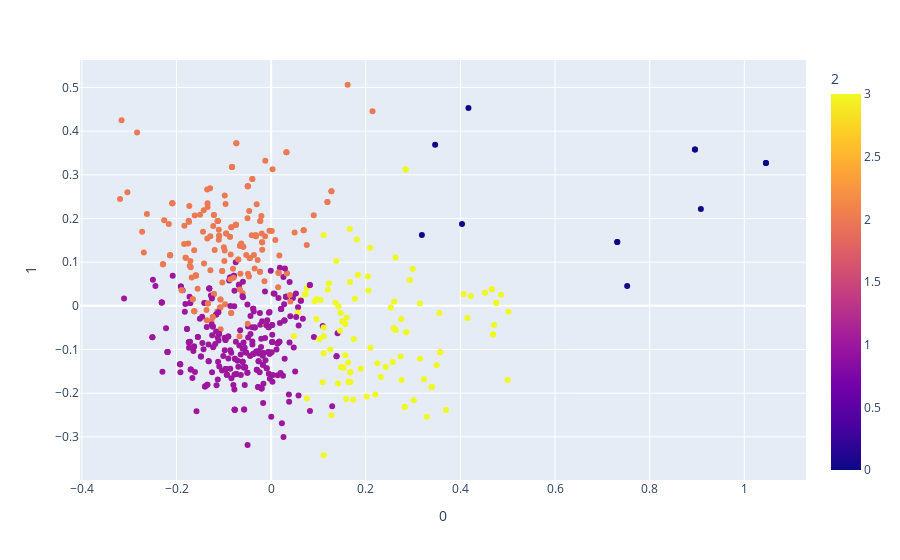
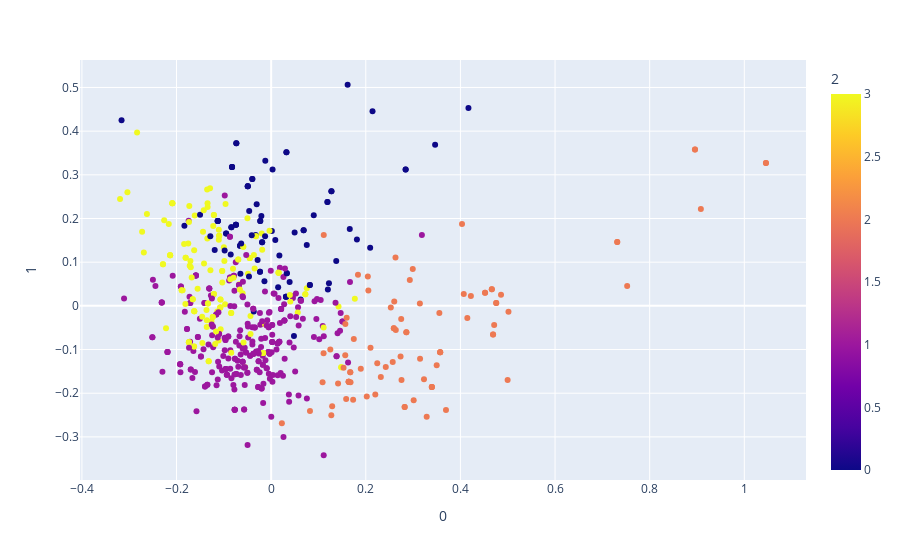

The cell these charts' notebook holds for them, in order:
### Code cell
plot_clusters_on_pc_kmeans(4, data), plot_clusters_on_pc_spectral(4, data)

### Figure 1 — Plotly figure (JSON) as saved in the notebook; plotly's stock layout.template omitted (floating-point values rounded to 4 significant figures; data arrays with more than 128 entries replaced by an {"elided": "..."} marker saying what was removed)
{"data": [{"hovertemplate": "0=%{x}<br>1=%{y}<br>2=%{marker.color}<extra></extra>", "legendgroup": "", "marker": {"color": {"elided": "585 int values"}, "coloraxis": "coloraxis", "symbol": "circle"}, "mode": "markers", "name": "", "orientation": "v", "showlegend": false, "type": "scatter", "x": {"elided": "585 float values"}, "xaxis": "x", "y": {"elided": "585 float values"}, "yaxis": "y"}], "layout": {"coloraxis": {"colorbar": {"title": {"text": "2"}}, "colorscale": [[0, "#0d0887"], [0.1111, "#46039f"], [0.2222, "#7201a8"], [0.3333, "#9c179e"], [0.4444, "#bd3786"], [0.5556, "#d8576b"], [0.6667, "#ed7953"], [0.7778, "#fb9f3a"], [0.8889, "#fdca26"], [1, "#f0f921"]]}, "legend": {"tracegroupgap": 0}, "margin": {"t": 60}, "xaxis": {"anchor": "y", "domain": [0, 1], "title": {"text": "0"}}, "yaxis": {"anchor": "x", "domain": [0, 1], "title": {"text": "1"}}}}

### Figure 2 — Plotly figure (JSON) as saved in the notebook; plotly's stock layout.template omitted (floating-point values rounded to 4 significant figures; data arrays with more than 128 entries replaced by an {"elided": "..."} marker saying what was removed)
{"data": [{"hovertemplate": "0=%{x}<br>1=%{y}<br>2=%{marker.color}<extra></extra>", "legendgroup": "", "marker": {"color": {"elided": "585 int values"}, "coloraxis": "coloraxis", "symbol": "circle"}, "mode": "markers", "name": "", "orientation": "v", "showlegend": false, "type": "scatter", "x": {"elided": "585 float values"}, "xaxis": "x", "y": {"elided": "585 float values"}, "yaxis": "y"}], "layout": {"coloraxis": {"colorbar": {"title": {"text": "2"}}, "colorscale": [[0, "#0d0887"], [0.1111, "#46039f"], [0.2222, "#7201a8"], [0.3333, "#9c179e"], [0.4444, "#bd3786"], [0.5556, "#d8576b"], [0.6667, "#ed7953"], [0.7778, "#fb9f3a"], [0.8889, "#fdca26"], [1, "#f0f921"]]}, "legend": {"tracegroupgap": 0}, "margin": {"t": 60}, "xaxis": {"anchor": "y", "domain": [0, 1], "title": {"text": "0"}}, "yaxis": {"anchor": "x", "domain": [0, 1], "title": {"text": "1"}}}}
